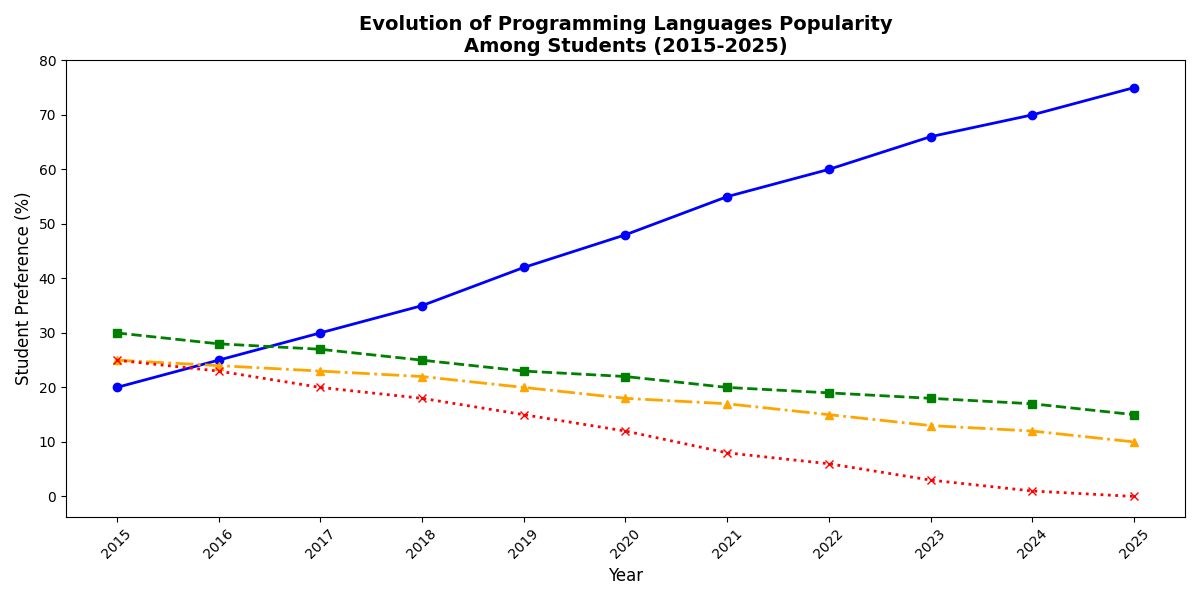

This chart was generated by the following Python code:
import matplotlib.pyplot as plt
import numpy as np

years = np.array(list(range(2015, 2026)))
python_popularity = [20, 25, 30, 35, 42, 48, 55, 60, 66, 70, 75]
javascript_popularity = [30, 28, 27, 25, 23, 22, 20, 19, 18, 17, 15]
java_popularity = [25, 24, 23, 22, 20, 18, 17, 15, 13, 12, 10]
cpp_popularity = [25, 23, 20, 18, 15, 12, 8, 6, 3, 1, 0]

plt.figure(figsize=(12, 6))
plt.plot(years, python_popularity, marker='o', linestyle='-', color='blue', linewidth=2)
plt.plot(years, javascript_popularity, marker='s', linestyle='--', color='green', linewidth=2)
plt.plot(years, java_popularity, marker='^', linestyle='-.', color='orange', linewidth=2)
plt.plot(years, cpp_popularity, marker='x', linestyle=':', color='red', linewidth=2)

plt.title('Evolution of Programming Languages Popularity\nAmong Students (2015-2025)', fontsize=14, fontweight='bold', ha='center')
plt.xlabel('Year', fontsize=12)
plt.ylabel('Student Preference (%)', fontsize=12)

plt.xticks(years, rotation=45)
plt.yticks(range(0, 81, 10))

plt.tight_layout()
plt.show()
